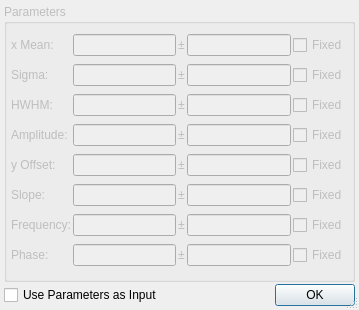
<?xml version="1.0" encoding="UTF-8"?>
<ui version="4.0">
 <class>FitParamDlg</class>
 <widget class="QDialog" name="FitParamDlg">
  <property name="geometry">
   <rect>
    <x>0</x>
    <y>0</y>
    <width>359</width>
    <height>310</height>
   </rect>
  </property>
  <property name="windowTitle">
   <string>Fit Parameters</string>
  </property>
  <property name="sizeGripEnabled">
   <bool>true</bool>
  </property>
  <layout class="QGridLayout" name="gridLayout_2">
   <property name="margin">
    <number>4</number>
   </property>
   <property name="spacing">
    <number>2</number>
   </property>
   <item row="0" column="0" colspan="3">
    <widget class="QGroupBox" name="groupParams">
     <property name="enabled">
      <bool>false</bool>
     </property>
     <property name="title">
      <string>Parameters</string>
     </property>
     <layout class="QGridLayout" name="gridLayout">
      <property name="margin">
       <number>4</number>
      </property>
      <property name="spacing">
       <number>2</number>
      </property>
      <item row="1" column="1">
       <widget class="QLineEdit" name="editSig"/>
      </item>
      <item row="5" column="3">
       <widget class="QLineEdit" name="editSlopeErr"/>
      </item>
      <item row="1" column="3">
       <widget class="QLineEdit" name="editSigErr"/>
      </item>
      <item row="5" column="4">
       <widget class="QCheckBox" name="checkSlope">
        <property name="text">
         <string>Fixed</string>
        </property>
       </widget>
      </item>
      <item row="6" column="0">
       <widget class="QLabel" name="label_13">
        <property name="text">
         <string>Frequency:</string>
        </property>
       </widget>
      </item>
      <item row="5" column="0">
       <widget class="QLabel" name="label_11">
        <property name="text">
         <string>Slope:</string>
        </property>
       </widget>
      </item>
      <item row="0" column="3">
       <widget class="QLineEdit" name="editX0Err"/>
      </item>
      <item row="4" column="2">
       <widget class="QLabel" name="label_9">
        <property name="text">
         <string>±</string>
        </property>
       </widget>
      </item>
      <item row="4" column="3">
       <widget class="QLineEdit" name="editOffsErr"/>
      </item>
      <item row="1" column="4">
       <widget class="QCheckBox" name="checkSig">
        <property name="text">
         <string>Fixed</string>
        </property>
       </widget>
      </item>
      <item row="6" column="2">
       <widget class="QLabel" name="label_14">
        <property name="text">
         <string>±</string>
        </property>
       </widget>
      </item>
      <item row="6" column="4">
       <widget class="QCheckBox" name="checkFreq">
        <property name="text">
         <string>Fixed</string>
        </property>
       </widget>
      </item>
      <item row="1" column="0">
       <widget class="QLabel" name="label_4">
        <property name="text">
         <string>Sigma:</string>
        </property>
       </widget>
      </item>
      <item row="0" column="1">
       <widget class="QLineEdit" name="editX0"/>
      </item>
      <item row="3" column="2">
       <widget class="QLabel" name="label_7">
        <property name="text">
         <string>±</string>
        </property>
       </widget>
      </item>
      <item row="0" column="0">
       <widget class="QLabel" name="label">
        <property name="text">
         <string>x Mean:</string>
        </property>
       </widget>
      </item>
      <item row="5" column="1">
       <widget class="QLineEdit" name="editSlope"/>
      </item>
      <item row="6" column="3">
       <widget class="QLineEdit" name="editFreqErr"/>
      </item>
      <item row="2" column="1">
       <widget class="QLineEdit" name="editHWHM"/>
      </item>
      <item row="2" column="3">
       <widget class="QLineEdit" name="editHWHMErr"/>
      </item>
      <item row="4" column="4">
       <widget class="QCheckBox" name="checkOffs">
        <property name="text">
         <string>Fixed</string>
        </property>
       </widget>
      </item>
      <item row="5" column="2">
       <widget class="QLabel" name="label_12">
        <property name="text">
         <string>±</string>
        </property>
       </widget>
      </item>
      <item row="4" column="1">
       <widget class="QLineEdit" name="editOffs"/>
      </item>
      <item row="0" column="2">
       <widget class="QLabel" name="label_2">
        <property name="text">
         <string>±</string>
        </property>
       </widget>
      </item>
      <item row="3" column="1">
       <widget class="QLineEdit" name="editAmp"/>
      </item>
      <item row="4" column="0">
       <widget class="QLabel" name="label_10">
        <property name="text">
         <string>y Offset:</string>
        </property>
       </widget>
      </item>
      <item row="3" column="0">
       <widget class="QLabel" name="label_8">
        <property name="text">
         <string>Amplitude:</string>
        </property>
       </widget>
      </item>
      <item row="6" column="1">
       <widget class="QLineEdit" name="editFreq"/>
      </item>
      <item row="1" column="2">
       <widget class="QLabel" name="label_3">
        <property name="text">
         <string>±</string>
        </property>
       </widget>
      </item>
      <item row="0" column="4">
       <widget class="QCheckBox" name="checkX0">
        <property name="text">
         <string>Fixed</string>
        </property>
       </widget>
      </item>
      <item row="2" column="0">
       <widget class="QLabel" name="label_6">
        <property name="text">
         <string>HWHM:</string>
        </property>
       </widget>
      </item>
      <item row="3" column="3">
       <widget class="QLineEdit" name="editAmpErr"/>
      </item>
      <item row="3" column="4">
       <widget class="QCheckBox" name="checkAmp">
        <property name="text">
         <string>Fixed</string>
        </property>
       </widget>
      </item>
      <item row="2" column="4">
       <widget class="QCheckBox" name="checkHWHM">
        <property name="text">
         <string>Fixed</string>
        </property>
       </widget>
      </item>
      <item row="2" column="2">
       <widget class="QLabel" name="label_5">
        <property name="text">
         <string>±</string>
        </property>
       </widget>
      </item>
      <item row="7" column="0">
       <widget class="QLabel" name="label_15">
        <property name="text">
         <string>Phase:</string>
        </property>
       </widget>
      </item>
      <item row="7" column="2">
       <widget class="QLabel" name="label_16">
        <property name="text">
         <string>±</string>
        </property>
       </widget>
      </item>
      <item row="7" column="4">
       <widget class="QCheckBox" name="checkPhase">
        <property name="text">
         <string>Fixed</string>
        </property>
       </widget>
      </item>
      <item row="7" column="1">
       <widget class="QLineEdit" name="editPhase"/>
      </item>
      <item row="7" column="3">
       <widget class="QLineEdit" name="editPhaseErr"/>
      </item>
     </layout>
    </widget>
   </item>
   <item row="1" column="0">
    <widget class="QCheckBox" name="checkUseParams">
     <property name="text">
      <string>Use Parameters as Input</string>
     </property>
    </widget>
   </item>
   <item row="1" column="1">
    <spacer name="horizontalSpacer">
     <property name="orientation">
      <enum>Qt::Horizontal</enum>
     </property>
     <property name="sizeHint" stdset="0">
      <size>
       <width>189</width>
       <height>20</height>
      </size>
     </property>
    </spacer>
   </item>
   <item row="1" column="2">
    <widget class="QDialogButtonBox" name="buttonBox">
     <property name="sizePolicy">
      <sizepolicy hsizetype="Fixed" vsizetype="Fixed">
       <horstretch>0</horstretch>
       <verstretch>0</verstretch>
      </sizepolicy>
     </property>
     <property name="orientation">
      <enum>Qt::Horizontal</enum>
     </property>
     <property name="standardButtons">
      <set>QDialogButtonBox::Ok</set>
     </property>
    </widget>
   </item>
  </layout>
 </widget>
 <tabstops>
  <tabstop>editX0</tabstop>
  <tabstop>editX0Err</tabstop>
  <tabstop>checkX0</tabstop>
  <tabstop>editSig</tabstop>
  <tabstop>editSigErr</tabstop>
  <tabstop>checkSig</tabstop>
  <tabstop>editHWHM</tabstop>
  <tabstop>editHWHMErr</tabstop>
  <tabstop>checkHWHM</tabstop>
  <tabstop>editAmp</tabstop>
  <tabstop>editAmpErr</tabstop>
  <tabstop>checkAmp</tabstop>
  <tabstop>editOffs</tabstop>
  <tabstop>editOffsErr</tabstop>
  <tabstop>checkOffs</tabstop>
  <tabstop>editSlope</tabstop>
  <tabstop>editSlopeErr</tabstop>
  <tabstop>checkSlope</tabstop>
  <tabstop>editFreq</tabstop>
  <tabstop>editFreqErr</tabstop>
  <tabstop>checkFreq</tabstop>
  <tabstop>editPhase</tabstop>
  <tabstop>editPhaseErr</tabstop>
  <tabstop>checkPhase</tabstop>
  <tabstop>checkUseParams</tabstop>
  <tabstop>buttonBox</tabstop>
 </tabstops>
 <resources/>
 <connections>
  <connection>
   <sender>buttonBox</sender>
   <signal>accepted()</signal>
   <receiver>FitParamDlg</receiver>
   <slot>accept()</slot>
   <hints>
    <hint type="sourcelabel">
     <x>248</x>
     <y>254</y>
    </hint>
    <hint type="destinationlabel">
     <x>157</x>
     <y>274</y>
    </hint>
   </hints>
  </connection>
  <connection>
   <sender>buttonBox</sender>
   <signal>rejected()</signal>
   <receiver>FitParamDlg</receiver>
   <slot>reject()</slot>
   <hints>
    <hint type="sourcelabel">
     <x>316</x>
     <y>260</y>
    </hint>
    <hint type="destinationlabel">
     <x>286</x>
     <y>274</y>
    </hint>
   </hints>
  </connection>
  <connection>
   <sender>checkUseParams</sender>
   <signal>toggled(bool)</signal>
   <receiver>groupParams</receiver>
   <slot>setEnabled(bool)</slot>
   <hints>
    <hint type="sourcelabel">
     <x>89</x>
     <y>200</y>
    </hint>
    <hint type="destinationlabel">
     <x>179</x>
     <y>94</y>
    </hint>
   </hints>
  </connection>
 </connections>
</ui>
